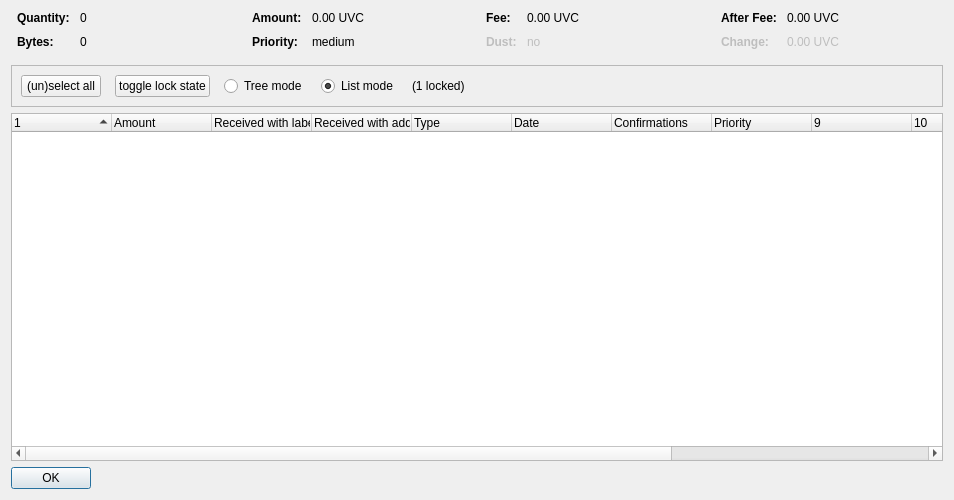
<?xml version="1.0" encoding="UTF-8"?>
<ui version="4.0">
 <class>CoinControlDialog</class>
 <widget class="QDialog" name="CoinControlDialog">
  <property name="geometry">
   <rect>
    <x>0</x>
    <y>0</y>
    <width>954</width>
    <height>500</height>
   </rect>
  </property>
  <property name="windowTitle">
   <string>Coin Selection</string>
  </property>
  <layout class="QVBoxLayout" name="verticalLayout">
   <item>
    <layout class="QHBoxLayout" name="horizontalLayoutTop" stretch="0,0,0,0">
     <property name="topMargin">
      <number>0</number>
     </property>
     <property name="bottomMargin">
      <number>10</number>
     </property>
     <item>
      <layout class="QFormLayout" name="formLayoutCoinControl1">
       <property name="horizontalSpacing">
        <number>10</number>
       </property>
       <property name="verticalSpacing">
        <number>10</number>
       </property>
       <property name="leftMargin">
        <number>6</number>
       </property>
       <property name="rightMargin">
        <number>6</number>
       </property>
       <item row="0" column="0">
        <widget class="QLabel" name="labelCoinControlQuantityText">
         <property name="font">
          <font>
           <weight>75</weight>
           <bold>true</bold>
          </font>
         </property>
         <property name="text">
          <string>Quantity:</string>
         </property>
        </widget>
       </item>
       <item row="0" column="1">
        <widget class="QLabel" name="labelCoinControlQuantity">
         <property name="cursor">
          <cursorShape>IBeamCursor</cursorShape>
         </property>
         <property name="contextMenuPolicy">
          <enum>Qt::ActionsContextMenu</enum>
         </property>
         <property name="text">
          <string notr="true">0</string>
         </property>
         <property name="textInteractionFlags">
          <set>Qt::LinksAccessibleByMouse|Qt::TextSelectableByKeyboard|Qt::TextSelectableByMouse</set>
         </property>
        </widget>
       </item>
       <item row="1" column="0">
        <widget class="QLabel" name="labelCoinControlBytesText">
         <property name="font">
          <font>
           <weight>75</weight>
           <bold>true</bold>
          </font>
         </property>
         <property name="text">
          <string>Bytes:</string>
         </property>
        </widget>
       </item>
       <item row="1" column="1">
        <widget class="QLabel" name="labelCoinControlBytes">
         <property name="cursor">
          <cursorShape>IBeamCursor</cursorShape>
         </property>
         <property name="contextMenuPolicy">
          <enum>Qt::ActionsContextMenu</enum>
         </property>
         <property name="text">
          <string notr="true">0</string>
         </property>
         <property name="textInteractionFlags">
          <set>Qt::LinksAccessibleByMouse|Qt::TextSelectableByKeyboard|Qt::TextSelectableByMouse</set>
         </property>
        </widget>
       </item>
      </layout>
     </item>
     <item>
      <layout class="QFormLayout" name="formLayoutCoinControl2">
       <property name="horizontalSpacing">
        <number>10</number>
       </property>
       <property name="verticalSpacing">
        <number>10</number>
       </property>
       <property name="leftMargin">
        <number>6</number>
       </property>
       <property name="rightMargin">
        <number>6</number>
       </property>
       <item row="0" column="0">
        <widget class="QLabel" name="labelCoinControlAmountText">
         <property name="font">
          <font>
           <weight>75</weight>
           <bold>true</bold>
          </font>
         </property>
         <property name="text">
          <string>Amount:</string>
         </property>
        </widget>
       </item>
       <item row="0" column="1">
        <widget class="QLabel" name="labelCoinControlAmount">
         <property name="cursor">
          <cursorShape>IBeamCursor</cursorShape>
         </property>
         <property name="contextMenuPolicy">
          <enum>Qt::ActionsContextMenu</enum>
         </property>
         <property name="text">
          <string notr="true">0.00 UVC</string>
         </property>
         <property name="textInteractionFlags">
          <set>Qt::LinksAccessibleByMouse|Qt::TextSelectableByKeyboard|Qt::TextSelectableByMouse</set>
         </property>
        </widget>
       </item>
       <item row="1" column="0">
        <widget class="QLabel" name="labelCoinControlPriorityText">
         <property name="font">
          <font>
           <weight>75</weight>
           <bold>true</bold>
          </font>
         </property>
         <property name="text">
          <string>Priority:</string>
         </property>
        </widget>
       </item>
       <item row="1" column="1">
        <widget class="QLabel" name="labelCoinControlPriority">
         <property name="cursor">
          <cursorShape>IBeamCursor</cursorShape>
         </property>
         <property name="contextMenuPolicy">
          <enum>Qt::ActionsContextMenu</enum>
         </property>
         <property name="text">
          <string>medium</string>
         </property>
         <property name="textInteractionFlags">
          <set>Qt::LinksAccessibleByMouse|Qt::TextSelectableByKeyboard|Qt::TextSelectableByMouse</set>
         </property>
        </widget>
       </item>
      </layout>
     </item>
     <item>
      <layout class="QFormLayout" name="formLayoutCoinControl3">
       <property name="horizontalSpacing">
        <number>10</number>
       </property>
       <property name="verticalSpacing">
        <number>10</number>
       </property>
       <property name="leftMargin">
        <number>6</number>
       </property>
       <property name="rightMargin">
        <number>6</number>
       </property>
       <item row="0" column="0">
        <widget class="QLabel" name="labelCoinControlFeeText">
         <property name="font">
          <font>
           <weight>75</weight>
           <bold>true</bold>
          </font>
         </property>
         <property name="text">
          <string>Fee:</string>
         </property>
        </widget>
       </item>
       <item row="0" column="1">
        <widget class="QLabel" name="labelCoinControlFee">
         <property name="cursor">
          <cursorShape>IBeamCursor</cursorShape>
         </property>
         <property name="contextMenuPolicy">
          <enum>Qt::ActionsContextMenu</enum>
         </property>
         <property name="text">
          <string notr="true">0.00 UVC</string>
         </property>
         <property name="textInteractionFlags">
          <set>Qt::LinksAccessibleByMouse|Qt::TextSelectableByKeyboard|Qt::TextSelectableByMouse</set>
         </property>
        </widget>
       </item>
       <item row="1" column="0">
        <widget class="QLabel" name="labelCoinControlLowOutputText">
         <property name="enabled">
          <bool>false</bool>
         </property>
         <property name="font">
          <font>
           <weight>75</weight>
           <bold>true</bold>
          </font>
         </property>
         <property name="text">
          <string>Dust:</string>
         </property>
        </widget>
       </item>
       <item row="1" column="1">
        <widget class="QLabel" name="labelCoinControlLowOutput">
         <property name="enabled">
          <bool>false</bool>
         </property>
         <property name="cursor">
          <cursorShape>IBeamCursor</cursorShape>
         </property>
         <property name="contextMenuPolicy">
          <enum>Qt::ActionsContextMenu</enum>
         </property>
         <property name="text">
          <string>no</string>
         </property>
         <property name="textInteractionFlags">
          <set>Qt::LinksAccessibleByMouse|Qt::TextSelectableByKeyboard|Qt::TextSelectableByMouse</set>
         </property>
        </widget>
       </item>
      </layout>
     </item>
     <item>
      <layout class="QFormLayout" name="formLayoutCoinControl4">
       <property name="horizontalSpacing">
        <number>10</number>
       </property>
       <property name="verticalSpacing">
        <number>10</number>
       </property>
       <property name="leftMargin">
        <number>6</number>
       </property>
       <property name="rightMargin">
        <number>6</number>
       </property>
       <item row="0" column="0">
        <widget class="QLabel" name="labelCoinControlAfterFeeText">
         <property name="font">
          <font>
           <weight>75</weight>
           <bold>true</bold>
          </font>
         </property>
         <property name="text">
          <string>After Fee:</string>
         </property>
        </widget>
       </item>
       <item row="0" column="1">
        <widget class="QLabel" name="labelCoinControlAfterFee">
         <property name="cursor">
          <cursorShape>IBeamCursor</cursorShape>
         </property>
         <property name="contextMenuPolicy">
          <enum>Qt::ActionsContextMenu</enum>
         </property>
         <property name="text">
          <string notr="true">0.00 UVC</string>
         </property>
         <property name="textInteractionFlags">
          <set>Qt::LinksAccessibleByMouse|Qt::TextSelectableByKeyboard|Qt::TextSelectableByMouse</set>
         </property>
        </widget>
       </item>
       <item row="1" column="0">
        <widget class="QLabel" name="labelCoinControlChangeText">
         <property name="enabled">
          <bool>false</bool>
         </property>
         <property name="font">
          <font>
           <weight>75</weight>
           <bold>true</bold>
          </font>
         </property>
         <property name="text">
          <string>Change:</string>
         </property>
        </widget>
       </item>
       <item row="1" column="1">
        <widget class="QLabel" name="labelCoinControlChange">
         <property name="enabled">
          <bool>false</bool>
         </property>
         <property name="cursor">
          <cursorShape>IBeamCursor</cursorShape>
         </property>
         <property name="contextMenuPolicy">
          <enum>Qt::ActionsContextMenu</enum>
         </property>
         <property name="text">
          <string notr="true">0.00 UVC</string>
         </property>
         <property name="textInteractionFlags">
          <set>Qt::LinksAccessibleByMouse|Qt::TextSelectableByKeyboard|Qt::TextSelectableByMouse</set>
         </property>
        </widget>
       </item>
      </layout>
     </item>
    </layout>
   </item>
   <item>
    <widget class="QFrame" name="frame">
     <property name="minimumSize">
      <size>
       <width>0</width>
       <height>40</height>
      </size>
     </property>
     <property name="frameShape">
      <enum>QFrame::StyledPanel</enum>
     </property>
     <property name="frameShadow">
      <enum>QFrame::Sunken</enum>
     </property>
     <layout class="QHBoxLayout" name="horizontalLayout">
      <item>
       <layout class="QHBoxLayout" name="horizontalLayoutPanel" stretch="0,0,0,0,0,0">
        <property name="spacing">
         <number>14</number>
        </property>
        <item>
         <widget class="QPushButton" name="pushButtonSelectAll">
          <property name="sizePolicy">
           <sizepolicy hsizetype="Maximum" vsizetype="Fixed">
            <horstretch>0</horstretch>
            <verstretch>0</verstretch>
           </sizepolicy>
          </property>
          <property name="text">
           <string>(un)select all</string>
          </property>
          <property name="autoDefault">
           <bool>false</bool>
          </property>
         </widget>
        </item>
        <item>
         <widget class="QPushButton" name="pushButtonToggleLock">
          <property name="sizePolicy">
           <sizepolicy hsizetype="Maximum" vsizetype="Fixed">
            <horstretch>0</horstretch>
            <verstretch>0</verstretch>
           </sizepolicy>
          </property>
          <property name="text">
           <string>toggle lock state</string>
          </property>
          <property name="autoDefault">
           <bool>false</bool>
          </property>
         </widget>
        </item>
        <item>
         <widget class="QRadioButton" name="radioTreeMode">
          <property name="sizePolicy">
           <sizepolicy hsizetype="Maximum" vsizetype="Fixed">
            <horstretch>0</horstretch>
            <verstretch>0</verstretch>
           </sizepolicy>
          </property>
          <property name="text">
           <string>Tree mode</string>
          </property>
         </widget>
        </item>
        <item>
         <widget class="QRadioButton" name="radioListMode">
          <property name="sizePolicy">
           <sizepolicy hsizetype="Maximum" vsizetype="Fixed">
            <horstretch>0</horstretch>
            <verstretch>0</verstretch>
           </sizepolicy>
          </property>
          <property name="text">
           <string>List mode</string>
          </property>
          <property name="checked">
           <bool>true</bool>
          </property>
         </widget>
        </item>
        <item>
         <widget class="QLabel" name="labelLocked">
          <property name="text">
           <string>(1 locked)</string>
          </property>
         </widget>
        </item>
        <item>
         <spacer name="horizontalSpacer">
          <property name="orientation">
           <enum>Qt::Horizontal</enum>
          </property>
          <property name="sizeHint" stdset="0">
           <size>
            <width>40</width>
            <height>20</height>
           </size>
          </property>
         </spacer>
        </item>
       </layout>
      </item>
     </layout>
    </widget>
   </item>
   <item>
    <widget class="CoinControlTreeWidget" name="treeWidget">
     <property name="contextMenuPolicy">
      <enum>Qt::CustomContextMenu</enum>
     </property>
     <property name="sortingEnabled">
      <bool>false</bool>
     </property>
     <property name="columnCount">
      <number>13</number>
     </property>
     <attribute name="headerShowSortIndicator" stdset="0">
      <bool>true</bool>
     </attribute>
     <attribute name="headerStretchLastSection">
      <bool>false</bool>
     </attribute>
     <column>
      <property name="text">
       <string/>
      </property>
     </column>
     <column>
      <property name="text">
       <string>Amount</string>
      </property>
     </column>
     <column>
      <property name="text">
       <string>Received with label</string>
      </property>
     </column>
     <column>
      <property name="text">
       <string>Received with address</string>
      </property>
     </column>
     <column>
      <property name="text">
	<string>Type</string>
      </property>
     </column>
     <column>
      <property name="text">	 
       <string>Date</string>
      </property>
     </column>
     <column>
      <property name="text">
       <string>Confirmations</string>
      </property>
      <property name="toolTip">
       <string>Confirmed</string>
      </property>
     </column>
     <column>
      <property name="text">
       <string>Priority</string>
      </property>
     </column>
     <column>
      <property name="text">
       <string/>
      </property>
     </column>
     <column>
      <property name="text">
       <string/>
      </property>
     </column>
     <column>
      <property name="text">
       <string/>
      </property>
     </column>
     <column>
      <property name="text">
       <string/>
      </property>
     </column>
     <column>
      <property name="text">
       <string/>
      </property>
     </column>
    </widget>
   </item>
   <item>
    <widget class="QDialogButtonBox" name="buttonBox">
     <property name="sizePolicy">
      <sizepolicy hsizetype="Maximum" vsizetype="Fixed">
       <horstretch>0</horstretch>
       <verstretch>0</verstretch>
      </sizepolicy>
     </property>
     <property name="orientation">
      <enum>Qt::Horizontal</enum>
     </property>
     <property name="standardButtons">
      <set>QDialogButtonBox::Ok</set>
     </property>
    </widget>
   </item>
  </layout>
 </widget>
 <customwidgets>
  <customwidget>
   <class>CoinControlTreeWidget</class>
   <extends>QTreeWidget</extends>
   <header>coincontroltreewidget.h</header>
  </customwidget>
 </customwidgets>
 <resources/>
 <connections/>
</ui>
